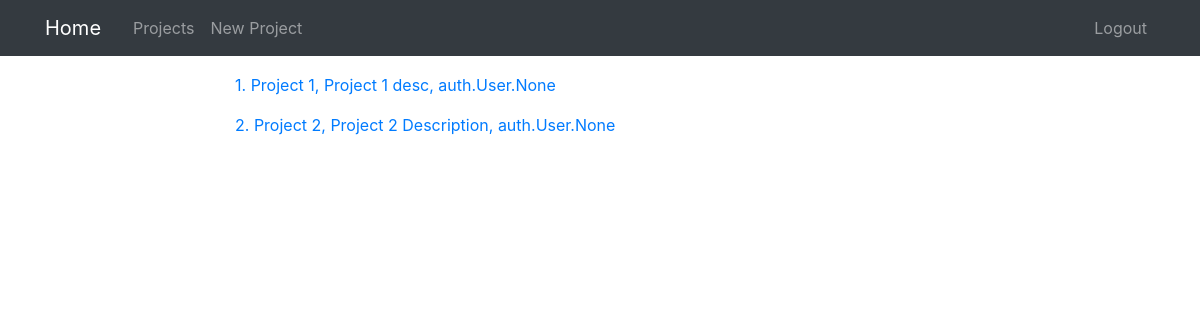
The page /projects/ (signed in) on the database as committed earlier.
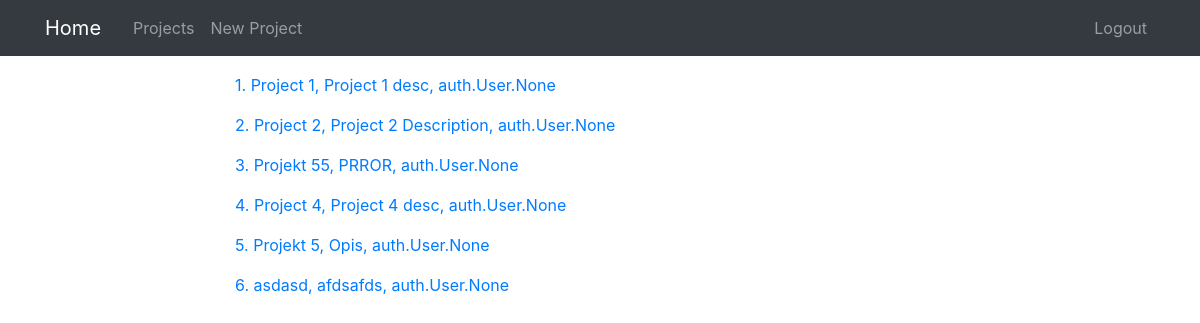
The same page on the database as committed later.
### projects/models.py (models this page shows, shortened)
class Project(models.Model):
    title = models.CharField(max_length=100)
    description = models.TextField()
    user = models.ManyToManyField(User)
    def __str__(self):
        return f'{self.title}, {self.description}, {self.user}'

### projects/views.py (the view)
# urls.py: path('projects/', ProjectListView.as_view(), name='project-list'),
class ProjectListView(PermissionRequiredMixin, ListView):
    model = Project
    context_object_name = 'projects'
    permission_required = 'projects.view_project'

### projects/templates/projects/project_list.html
{% extends "projects/base.html" %}
{% block content %}
{% for project in projects %}
<p>
    <a href="{% url 'project-detail' project.pk %}">{{ project.pk }}. {{ project }} </a>
</p>
{% endfor %}
{% endblock content %}

### projects/templates/projects/base.html (shortened to what this page needs)
{% load static %}
<!DOCTYPE html>
<html>
<head>
    <link rel="stylesheet" href="https://maxcdn.bootstrapcdn.com/bootstrap/4.0.0/css/bootstrap.min.css">
    <link rel="stylesheet" type="text/css" href="{% static 'projects/main.css' %}">
</head>
<body>
    <header>
      <nav class="navbar navbar-expand-md navbar-dark bg-dark">
        <div class="container">
          <a class="navbar-brand mr-4" href="{% url 'project-home' %}">Home</a>
          <div class="collapse navbar-collapse" id="navbarToggle">
            <div class="navbar-nav mr-auto">
            {% if user.is_authenticated %}
            {% if perms.projects.view_project %}
                <a class="nav-item nav-link" href="{% url 'project-list' %}">Projects</a>
            {% endif %}
            {% if perms.projects.add_project %}
                <a class="nav-item nav-link" href="{% url 'project-create' %}">New Project</a>
            {% endif %}
            {% endif %}
            </div>
            <div class="navbar-nav">
              {% if user.is_authenticated %}
              <a class="nav-item nav-link" href="{% url 'logout' %}">Logout</a>
              {% else %}
                <a class="nav-item nav-link" href="{% url 'login' %}">Login</a>
              {% endif %}
            </div>
          </div>
        </div>
      </nav>
    </header>
    <main role="main" class="container">
    <div class="row">
    <div class="col-2">
    </div>
    <div class="col-6">
    {% block content %}{% endblock %}
    </div>
    <div class="col-2"></div>
    </div>
    </main>
</body>
</html>

### projects/static/projects/main.css (style rules this page uses)
.navbar { margin-bottom: 2ex; }

Rows that differ between the two databases and show on the page:
added Project: pk "3", title+description+id "Projekt 55, PRROR, auth.User.None"
added Project: pk "4", title+description+id "Project 4, Project 4 desc, auth.User.None"
added Project: pk "5", title+description+id "Projekt 5, Opis, auth.User.None"
added Project: pk "6", title+description+id "asdasd, afdsafds, auth.User.None"
